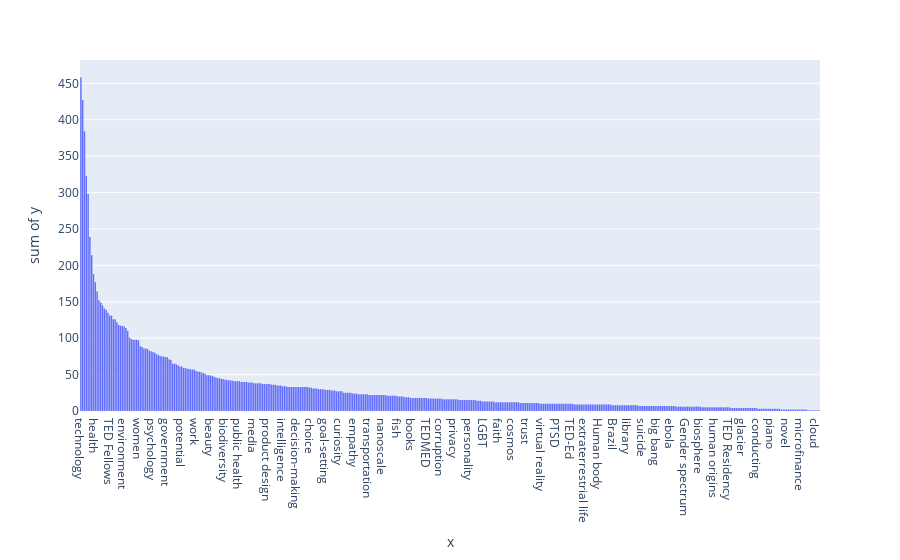

The cell this chart's notebook holds for it:
### Markdown cell above
How to normalize views?
- Take the difference from the total average (log values)

Define groups of topics and predict per topic
- Use tags and get most common
- Get embeddings and perform clustering to get unsupervised topics

### Code cell
# Find the most appeared tags

total_tags = [tag for row in df.tags for tag in ast.literal_eval(row)]
tags_counter = Counter(total_tags).most_common()
fig = px.histogram(x=[entry[0] for entry in tags_counter], y=[entry[1] for entry in tags_counter])
fig.show()

most_common_tags = ['technology', 'science', 'global issues', 'design', 'business', 'entertainment', 'health', 'innovation', 'society', 'art', 'social change']

### Figure 1 — Plotly figure (JSON) as saved in the notebook; plotly's stock layout.template omitted (floating-point values rounded to 4 significant figures; data arrays with more than 128 entries replaced by an {"elided": "..."} marker saying what was removed)
{"data": [{"alignmentgroup": "True", "bingroup": "x", "histfunc": "sum", "hovertemplate": "x=%{x}<br>sum of y=%{y}<extra></extra>", "legendgroup": "", "marker": {"color": "#636efa", "pattern": {"shape": ""}}, "name": "", "offsetgroup": "", "orientation": "v", "showlegend": false, "x": {"elided": "411 str values"}, "xaxis": "x", "y": {"elided": "411 int values"}, "yaxis": "y", "type": "histogram"}], "layout": {"xaxis": {"anchor": "y", "domain": [0.0, 1.0], "title": {"text": "x"}}, "yaxis": {"anchor": "x", "domain": [0.0, 1.0], "title": {"text": "sum of y"}}, "legend": {"tracegroupgap": 0}, "margin": {"t": 60}, "barmode": "relative"}}
